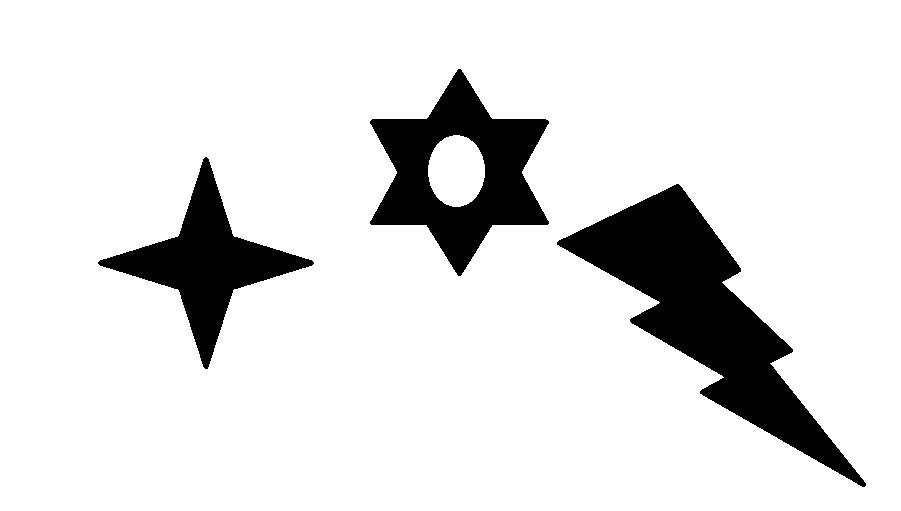
#> input picture python/hafta14/convex_hul.png, 901 x 511 px
$ python convex_hull.py
#> lines starting #> are read from the running program, lines starting #| are printed output that depends on the picture; after the words box and inside, x2 and y2 are one past the last pixel; in counts of white or black regions, pixels touching at a corner belong together
import cv2

# Load the image
image = cv2.imread('convex_hul.png')
#> image is the input picture: shape (511, 901, 3); 88.1% white; 3 black regions, box (x1, y1, x2, y2) and area: (557, 184, 866, 487) 26181, (370, 69, 549, 276) 16459, (98, 157, 314, 369) 12174

# Convert to grayscale
gray = cv2.cvtColor(image, cv2.COLOR_BGR2GRAY)

# Apply binary thresholding
_, thresh = cv2.threshold(gray, 127, 255, cv2.THRESH_BINARY_INV)
#> thresh: shape (511, 901); 11.9% white; 3 white regions

# Find contours
contours, _ = cv2.findContours(thresh, cv2.RETR_TREE, cv2.CHAIN_APPROX_SIMPLE)
#> contours = 4 contours; box (x1, y1, x2, y2) and area: (557, 184, 866, 487) 25746, (370, 69, 549, 276) 19357, (98, 157, 314, 369) 11852, (427, 134, 486, 208) 3308

# Draw contours and their convex hulls

for contour in contours:
    cv2.drawContours(image, [contour], -1, (255, 0, 0), 2)

    hull = cv2.convexHull(contour)

    cv2.drawContours(image, [hull], -1, (0, 255, 0), 2)
#> this loop made 4 passes
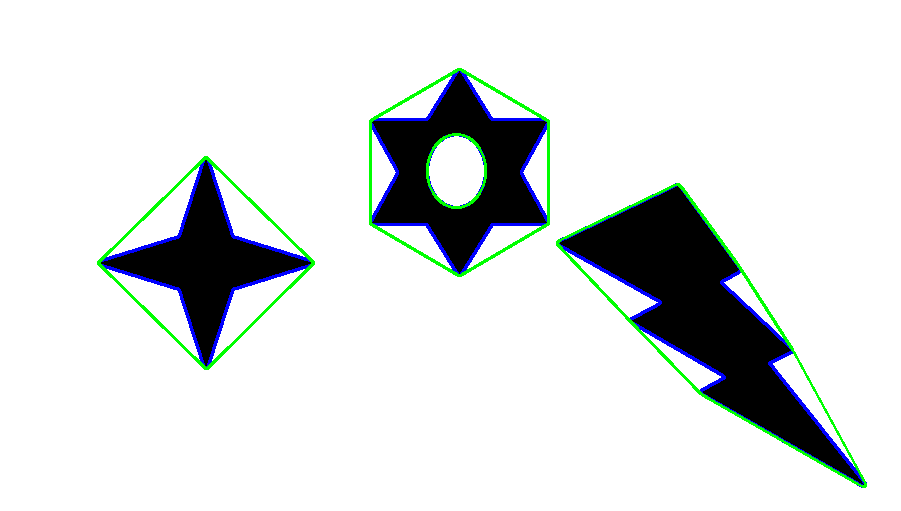
#> image: shape (511, 901, 3); 3.02% of pixels changed, all inside (x1, y1, x2, y2) = (97, 68, 867, 488)


cv2.imshow('Convex Hulls', image)
cv2.waitKey(0)
cv2.destroyAllWindows()

$ run again, with python/hafta14/circle.png copied over python/hafta14/convex_hul.png
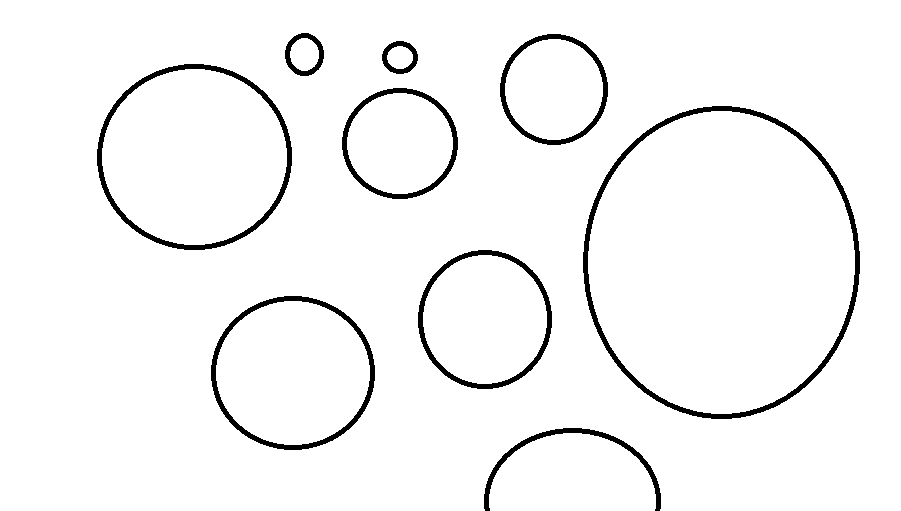
#> input picture python/hafta14/circle.png, 901 x 511 px
#> image is the input picture: shape (511, 901, 3); 96.2% white; 9 black regions, largest, box (x1, y1, x2, y2) and area: (583, 106, 860, 419) 4541, (97, 64, 292, 250) 2903, (211, 296, 375, 450) 2393
#> thresh: shape (511, 901); 3.8% white; 9 white regions
#> contours = 17 contours; largest, box (x1, y1, x2, y2) and area: (583, 106, 860, 419) 67584, (587, 110, 856, 415) 63863, (97, 64, 292, 250) 28192, (101, 68, 288, 246) 25815, (211, 296, 375, 450) 19589
#> the loop `for contour in contours:` made 17 passes
#> after the loop `for contour in contours:`:
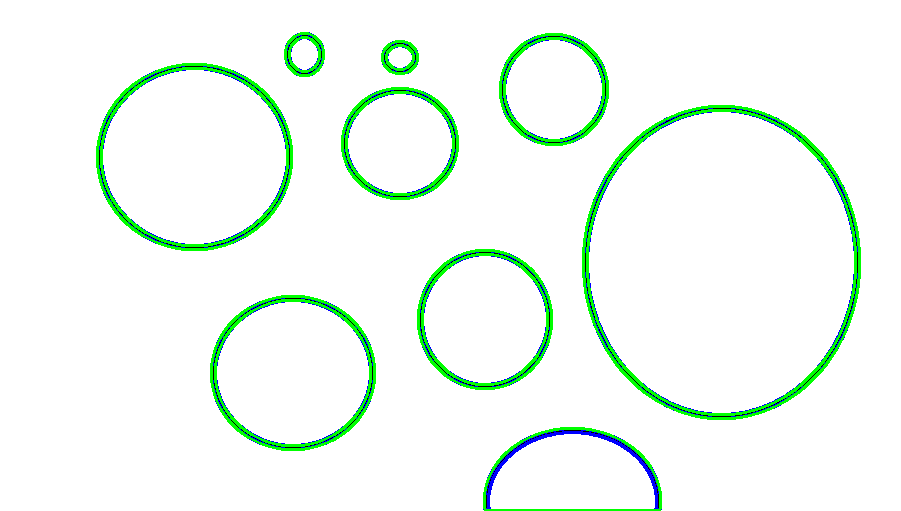
#> image: shape (511, 901, 3); 5.43% of pixels changed, all inside (x1, y1, x2, y2) = (96, 32, 861, 511)

$ run again, with python/hafta14/conturs2.png copied over python/hafta14/convex_hul.png
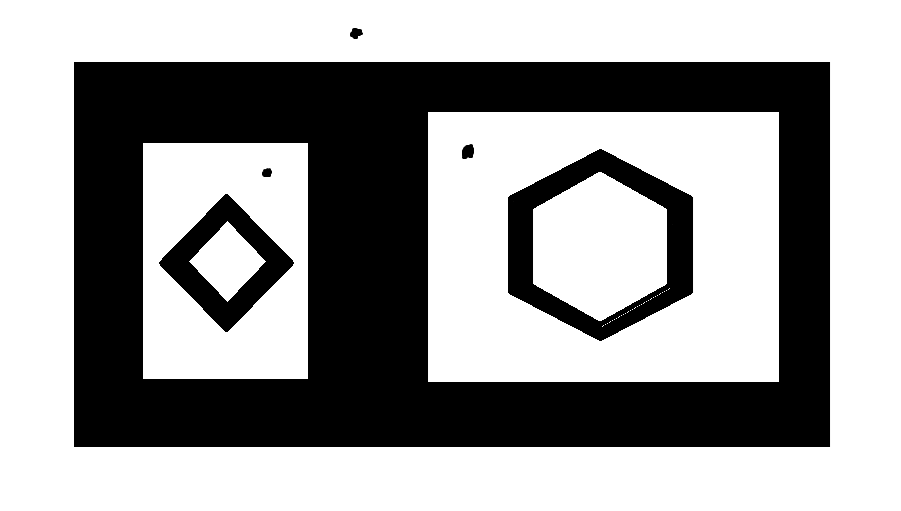
#> input picture python/hafta14/conturs2.png, 901 x 511 px
#> image is the input picture: shape (511, 901, 3); min 0, max 255, mean 157.6
#> `_, thresh = cv2.threshold(gray, 127, 255, cv2.THRESH_BINARY_INV)`:
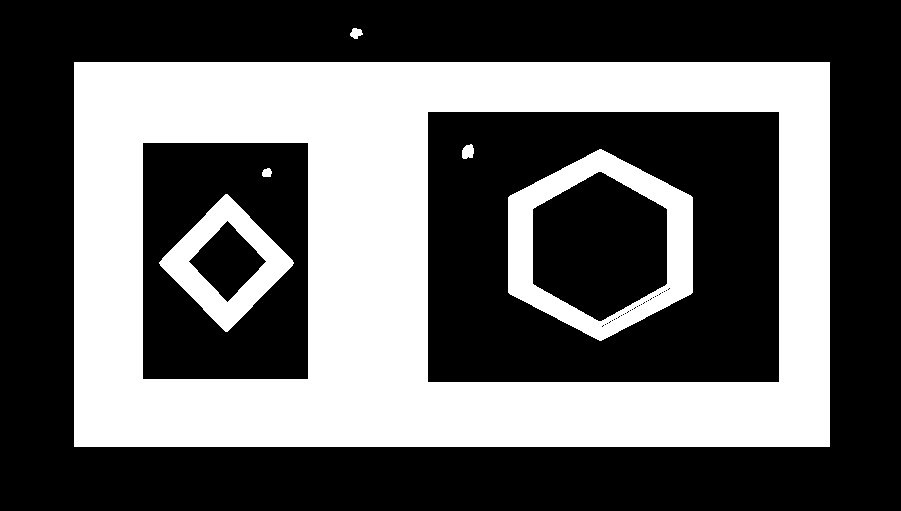
#> thresh: shape (511, 901); 38.2% white; 6 white regions
#> contours = 49 contours, 39 with area under 20; largest, box (x1, y1, x2, y2) and area: (74, 62, 830, 447) 289920, (427, 111, 780, 383) 95390, (142, 142, 309, 380) 39340, (508, 149, 693, 341) 26471, (532, 171, 668, 322) 15311
#> the loop `for contour in contours:` made 49 passes
#> hull on passes 8 to 15: [[601, 326], [602, 325], [603, 326], [602, 327]], [[602, 325], [603, 324], [604, 325], [603, 326]], [[604, 324], [605, 323], [606, 324], [605, 325]], [[606, 323], [607, 322], [608, 323], [607, 324]], [[608, 322], [609, 321], [610, 322], [609, 323]], [[609, 321], [610, 320], [611, 321], [610, 322]], [[611, 320], [612, 319], [613, 320], [612, 321]], [[613, 319], [614, 318], [615, 319], [614, 320]]
#> after the loop `for contour in contours:`:
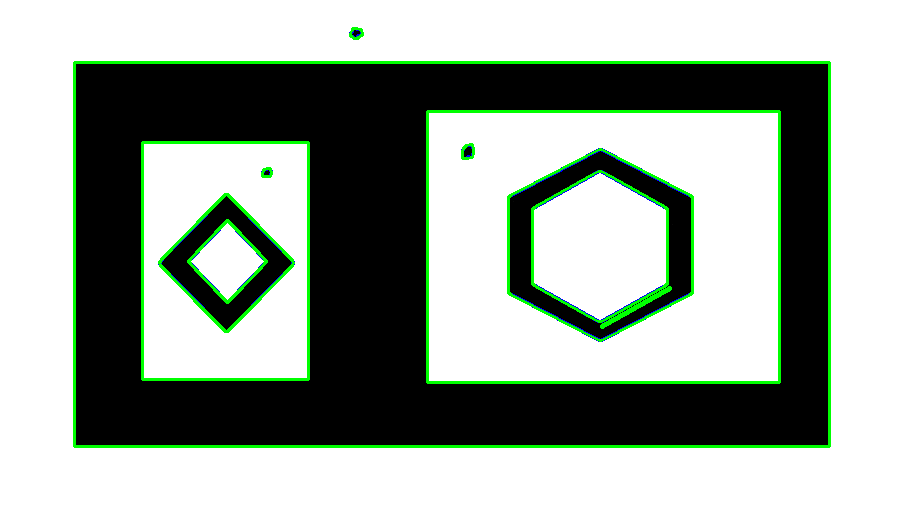
#> image: shape (511, 901, 3); 4.25% of pixels changed, all inside (x1, y1, x2, y2) = (73, 27, 831, 448)
